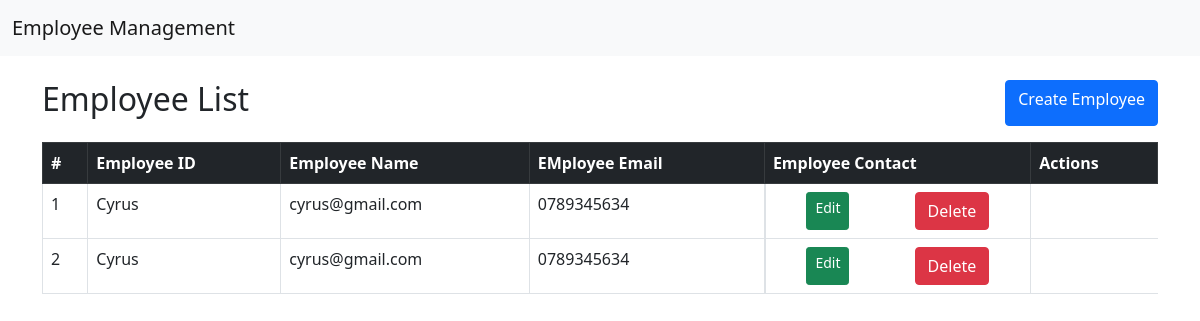
Before: / with the older database file.
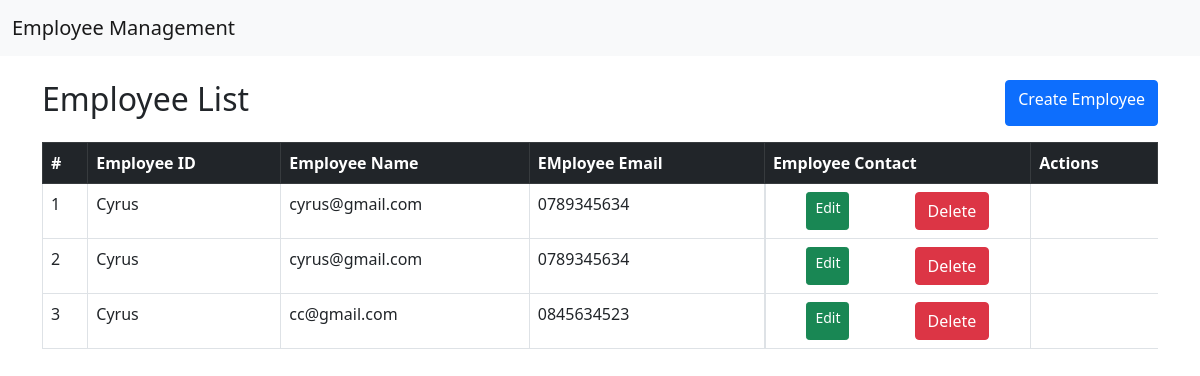
After: the same page with the newer database file.
### application/models.py (models this page shows, shortened)
class Employee(models.Model):
    employee_id = models.CharField(max_length=10, primary_key=True)
    employee_name = models.CharField(max_length=100)
    employee_email = models.EmailField()
    employee_contact = models.CharField(max_length=15)

### application/views.py (the view)
# urls.py: path('', list_employees, name='list'),
def list_employees(request):
    employees = Employee.objects.all()
    return render(request, 'list.html', {'employees': employees})

### application/templates/list.html (shortened to what this page needs)
{% extends "base.html" %}
{% block content %}
<div class="d-flex justify-content-between mb-3">
    <h2>Employee List</h2>
    <a class="btn btn-primary" href="{% url 'create' %}" >Create Employee</a>
</div>
<table class="table table-bordered">
    <thead class="table-dark">
        <tr>
            <th>#</th>
            <th>Employee ID</th>
            <th>Employee Name</th>
            <th>EMployee Email</th>
            <th>Employee Contact</th>
            <th>Actions</th>
        </tr>
    </thead>
    <tbody>
        {% for employee in employees %}
        <tr>
            <td>{{ forloop.counter }}</td>
            <td>{{ employee.employee_name }}</td>
            <td>{{ employee.employee_email }}</td>
            <td>{{ employee.employee_contact }}</td>
            <td class="d-flex justify-content-around">
                <a class="btn btn-success btn-sm" href="{% url 'update' employee.pk %}">Edit</a>
                <a class="btn btn-danger" href="{% url 'delete' employee.id %}">Delete</a>
            </td>
        </tr>
        {% endfor %}
    </tbody>
{% endblock %}

### application/templates/base.html (shortened to what this page needs)
<!DOCTYPE html>
<html lang="en">
<head>
    <link href="https://cdn.jsdelivr.net/npm/bootstrap@5.0.2/dist/css/bootstrap.min.css" rel="stylesheet">
</head>
<body>
    <nav class="navbar navbar-light navbar-expand-lg bg-light">
        <div class="container-fluid">
            <a class="navbar-brand" href="{% url 'list' %}">Employee Management</a>
        </div>
    </nav>
    <div class="container mt-4">
        {% block content %}
        {% endblock %}
    </div>
</body>
</html>

Changed rows visible on the page:
added Employee: employee_name "Cyrus", employee_email "cc@gmail.com", employee_contact "0845634523"
